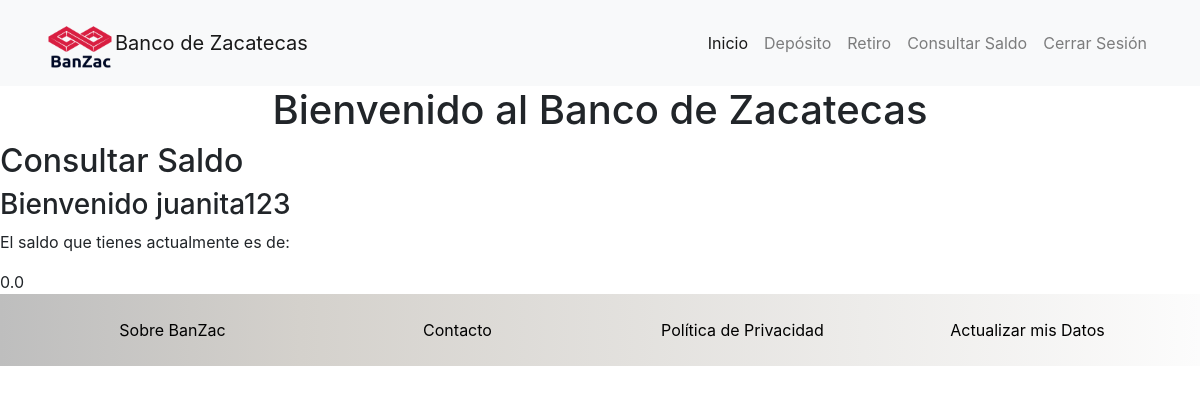
The app's page /transacciones/consultar_saldo/ (signed in), older data.
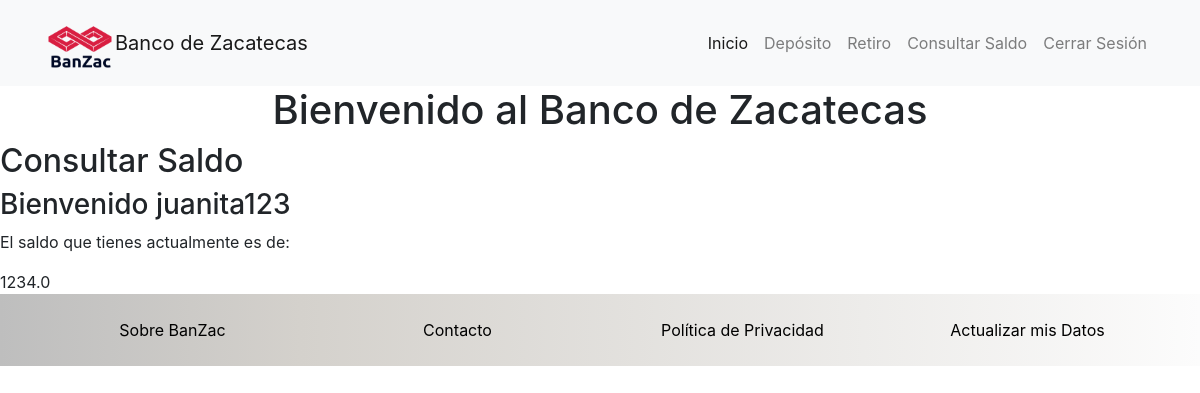
The same page, newer data.
### users/models.py (models this page shows, shortened)
class Profile(models.Model):
    user = models.OneToOneField(User, on_delete=models.CASCADE)
    website = models.URLField(max_length=200, blank=True)
    phone_number = models.CharField(max_length=20)
    card_number = models.CharField(max_length=40)
    saldo = models.FloatField(default=0)
    profile_picture = models.ImageField(upload_to='users/pictures', blank=True, null=True)
    created = models.DateTimeField(auto_now_add=True)
    modified = models.DateTimeField(auto_now=True)

### transacciones/views.py (the view)
@login_required
def solicitar_saldo(request):
    saldo_transaccion = Profile.objects.filter(id = request.user.profile.id).latest('created')
    saldo = saldo_transaccion.saldo
    return render(
        request = request,
        template_name = 'transacciones/saldo.html',
        context = {
            'saldo': saldo,
        }
    )

### templates/transacciones/saldo.html (shortened to what this page needs)
{% extends "base.html" %}
{% block container %}
    <h2>Consultar Saldo</h2>
    <h3> Bienvenido {{ request.user.username }}</h3>
    <p>El saldo que tienes actualmente es de: </p>
    {{ saldo }}
{% endblock %}

### templates/base.html (shortened to what this page needs)
<!doctype html>
<html lang="en">
  <head>
    {% load static %}
    <link rel="stylesheet" href="https://stackpath.bootstrapcdn.com/bootstrap/4.5.0/css/bootstrap.min.css">
    <link rel="stylesheet" href="/static/css/index.css">
  </head>
  <body>
    <header id="header">
        {% include "nav.html" %}
    </header>
    <h1 style="text-align: center;">Bienvenido al Banco de Zacatecas</h1>
    {% block container %}
    {% endblock %}
    <footer id="footer">
        {% include "footer.html" %}
    </footer>
  </body>
</html>

### templates/nav.html (shortened to what this page needs)
{% load static %}
<nav id="nav-header" class="navbar navbar-expand-lg navbar-light bg-light">
    <div class="container">
        <img src="/static/img/banzac-logo.png" alt="Banzac-logo" width="70">
        <a class="navbar-brand" href="#">Banco de Zacatecas</a>
        <div class="collapse navbar-collapse" id="navbarSupportedContent">
          <ul class="navbar-nav ml-auto">
            <li class="nav-item active">
              <a class="nav-link" href="{% url "transacciones:feed" %}">Inicio <span class="sr-only">(current)</span></a>
            </li>
            <li class="nav-item">
              <a class="nav-link" href="{% url "transacciones:deposito" %}">Depósito</a>
            </li>
            <li class="nav-item">
              <a class="nav-link" href="{% url "transacciones:retiro" %}">Retiro</a>
            </li>
            <li class="nav-item">
              <a class="nav-link" href="{% url "transacciones:consultar_saldo" %}">Consultar Saldo</a>
            </li>
            <li class="nav-item">
              <a class="nav-link" href="{% url "users:logout" %}">Cerrar Sesión</a>
            </li>
          </ul>
        </div>
    </div>
    </nav>

### templates/footer.html
{% load static %}
<div class="container">
    <div class="row pb-4 pt-4 text-center">
      <div class="col col-12 col-lg">
        <a href="#">Sobre BanZac</a>
      </div>
      <div class="col col-12 col-lg">
        <a href="#">Contacto</a>
      </div>
      <div class="col col-12 col-lg">
        <a href="#">Política de Privacidad</a>
      </div>
      <div class="col col-12 col-lg">
        <a href="{% url "users:update_profile" %}">Actualizar mis Datos</a>
      </div>
    </div>
</div>

### static/css/index.css (style rules this page uses)
#header img { width: 70px; }
#footer { background: linear-gradient(90deg, rgb(190, 190, 190), rgb(212, 209, 204) 25%, rgb(252, 252, 252)); }
#footer a { color: black; }

Row changes from the older to the newer data that the page shows:
changed Profile: saldo "0.0" → "1234.0"
